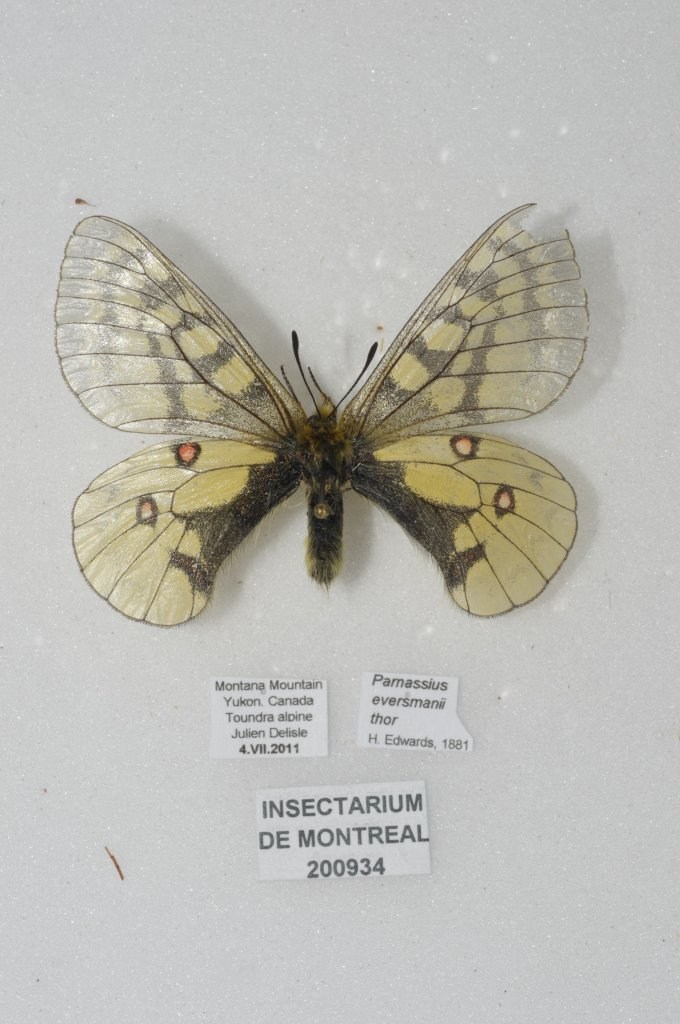
#> input picture image recognition/cv2/images/1.jpg, 680 x 1024 px
$ python frame-basic.py
#> lines starting #> are read from the running program, lines starting #| are printed output that depends on the picture; after the words box and inside, x2 and y2 are one past the last pixel; in counts of white or black regions, pixels touching at a corner belong together
import cv2 as cv
image = cv.imread('images/1.jpg')
#> image is the input picture: shape (1024, 680, 3); mean B, G, R 179.2, 185.5, 186.4
cv.imshow('Photo', image)

#grayscale
gray = cv.cvtColor(image, cv.COLOR_BGR2GRAY)
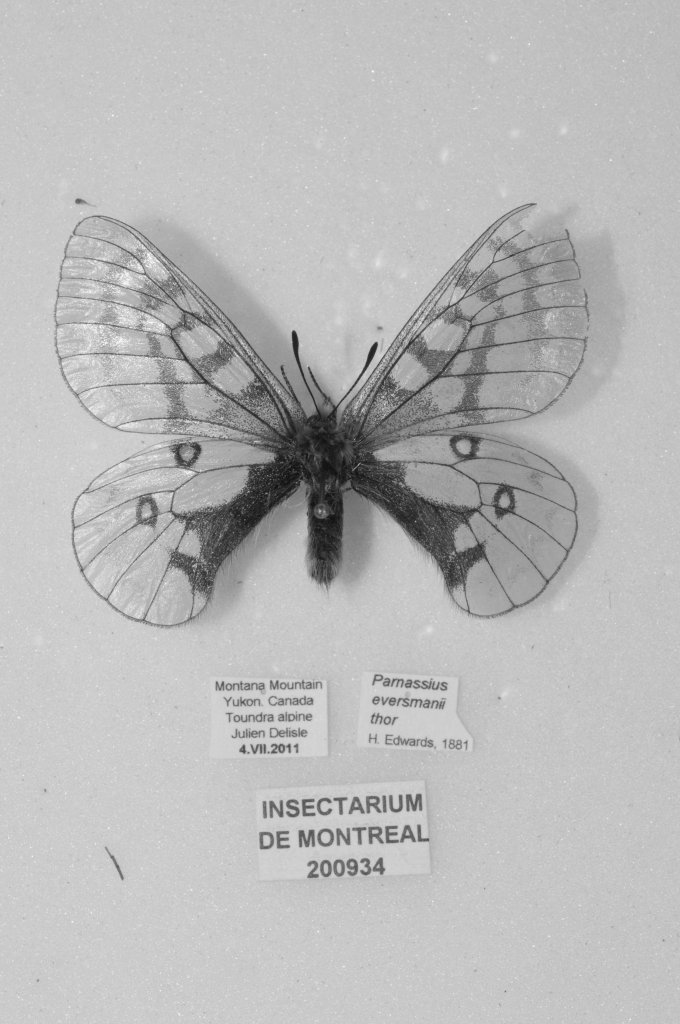
#> gray: shape (1024, 680); min 12, max 254, mean 185
cv.imshow('Grayscale Photo', gray)

#blur
blur = cv.GaussianBlur(image, (3, 3), cv.BORDER_DEFAULT)
cv.imshow('Blurred Photo', blur)

# edge casade w/o blur
canny = cv.Canny(image, 125, 175)
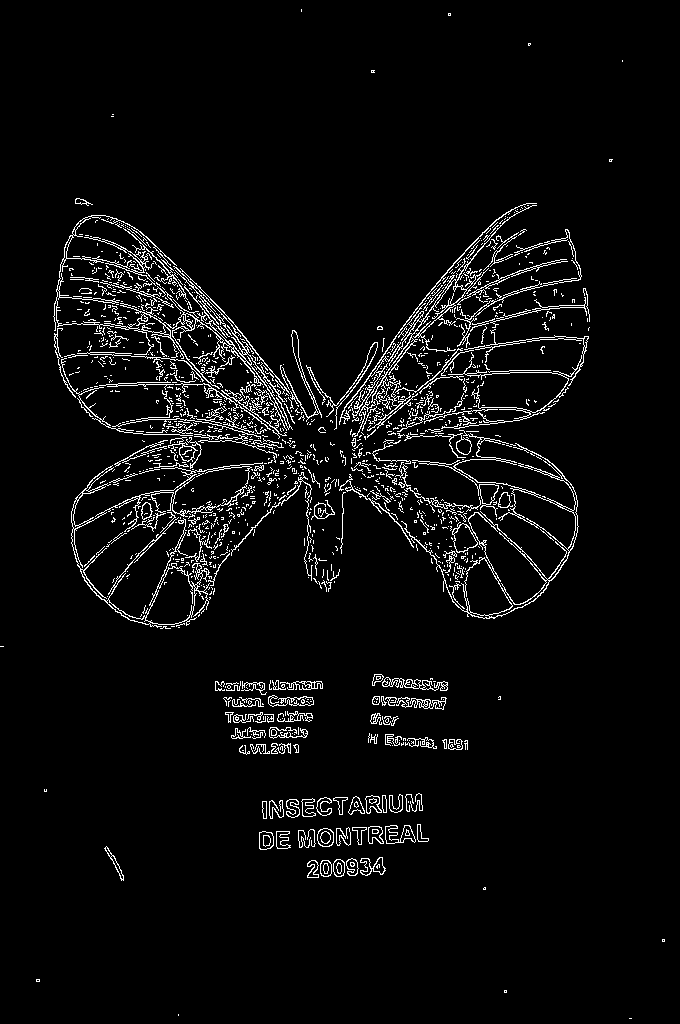
#> canny: shape (1024, 680); 4.4% white in thin lines or dots
cv.imshow('Canny Edges w/o Blur', canny)

# edge casade w/ blur
canny = cv.Canny(blur, 125, 175)
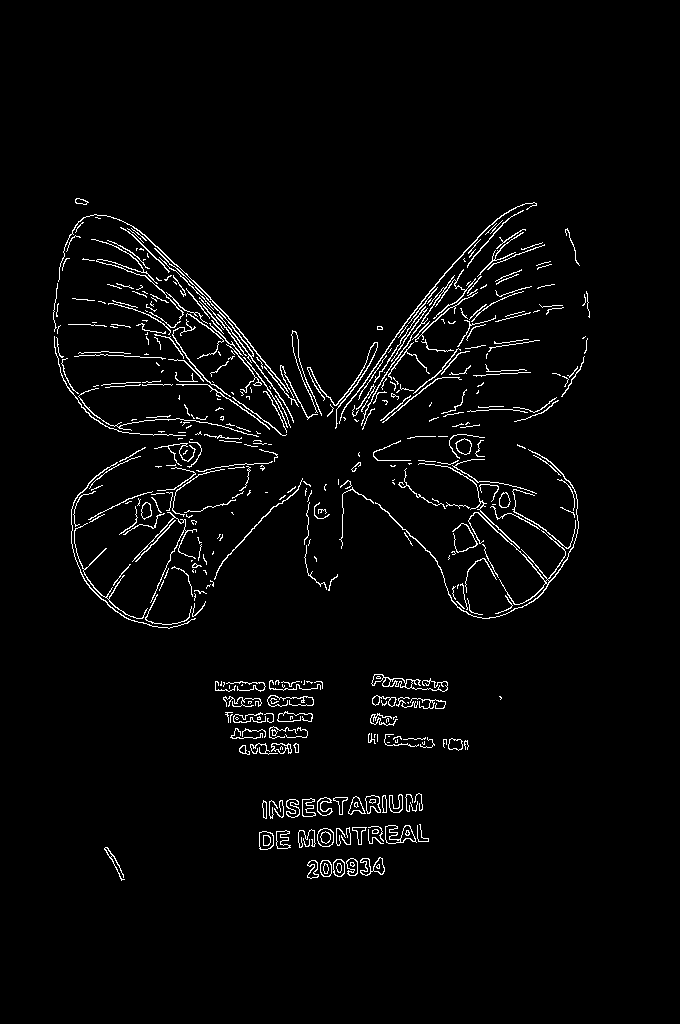
#> canny: shape (1024, 680); 2.8% white in thin lines or dots, all inside (x1, y1, x2, y2) = (53, 198, 590, 881)
cv.imshow('Canny Edges  w/ Blur', canny)

#dilate
dilated = cv.dilate(canny, (3, 3), iterations=3)
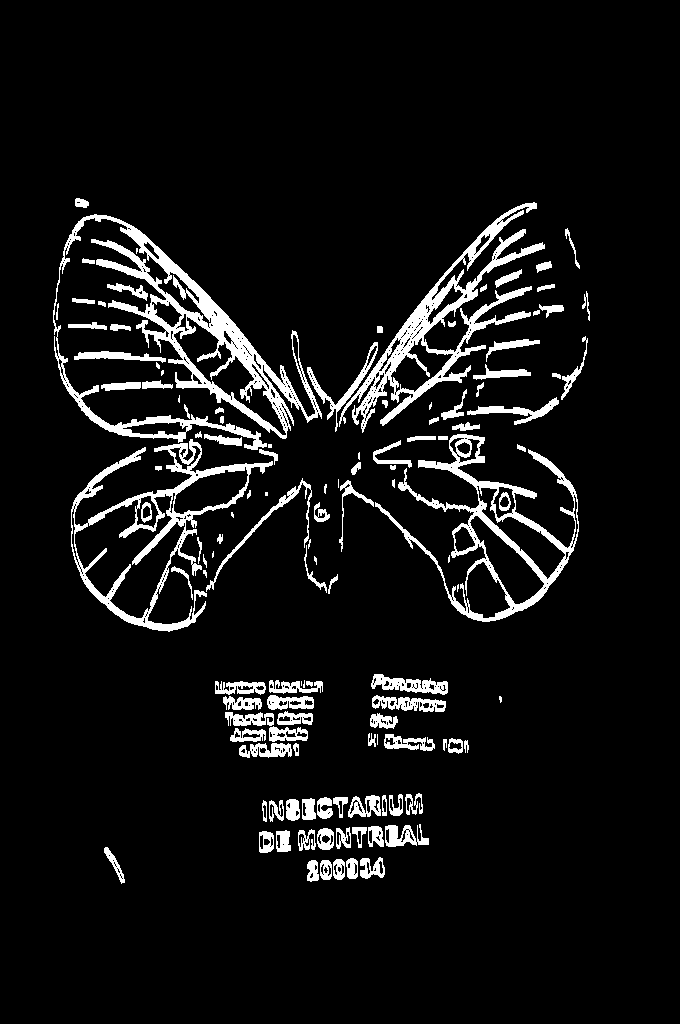
#> dilated: shape (1024, 680); 7.4% white; 126 white regions (19 under 20 px), largest, box (x1, y1, x2, y2) and area: (53, 214, 322, 450) 11437, (339, 202, 545, 433) 7519, (375, 434, 579, 622) 6064
cv.imshow('Dilated Canny Edges w/ Blur', dilated)


#eroding
eroded = cv.erode(dilated, (3, 3), iterations=3)
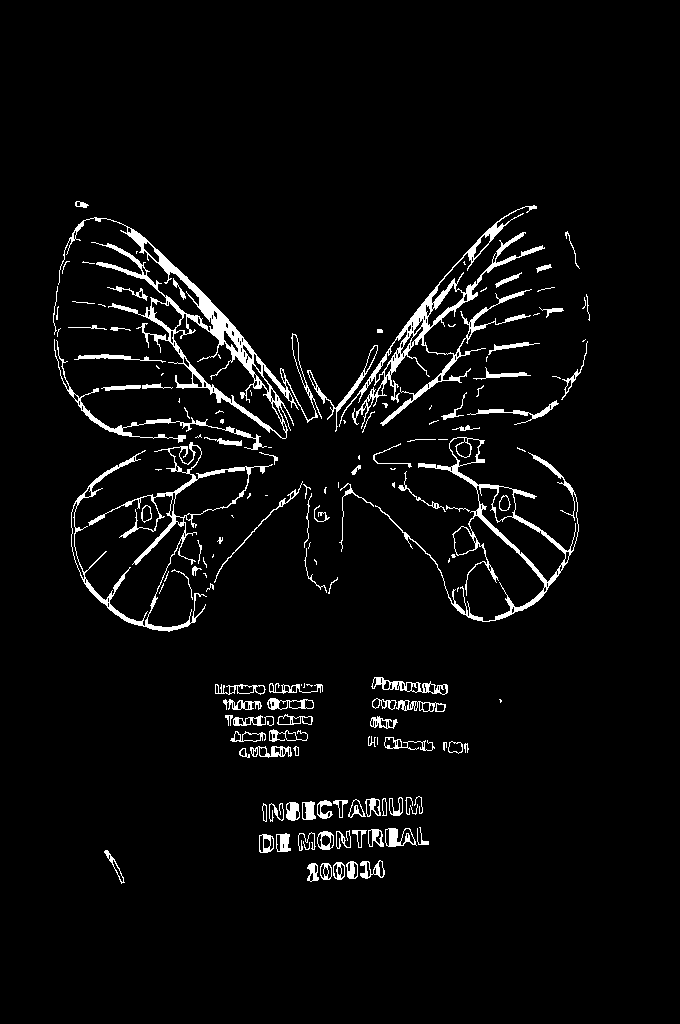
#> eroded: shape (1024, 680); 4.1% white; 156 white regions (54 under 20 px), largest, box (x1, y1, x2, y2) and area: (58, 217, 322, 439) 5647, (339, 205, 545, 429) 4419, (71, 442, 273, 632) 3214
cv.imshow('Eroded Dilated Canny Edges w/ Blur', eroded)

#resize
resized = cv.resize(image, (500,500), interpolation=cv.INTER_CUBIC)
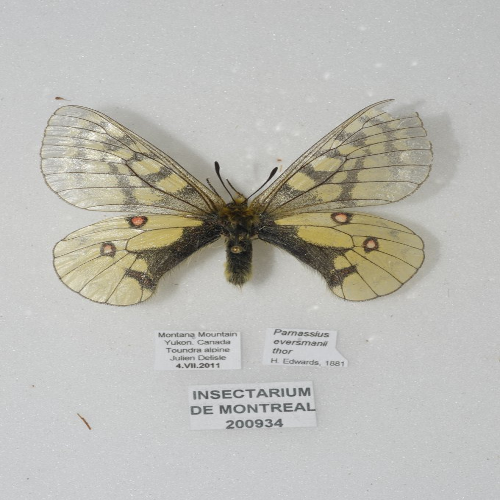
#> resized: shape (500, 500, 3); mean B, G, R 179.2, 185.5, 186.4
cv.imshow('Resize', resized)

#cropped
cropped=image[200:400, 200:400]
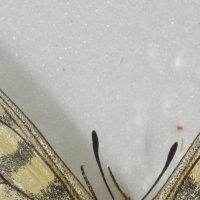
#> cropped: shape (200, 200, 3); mean B, G, R 169.5, 178, 180
cv.imshow('Cropped', cropped)

cv.waitKey(0)

$ run again, with image recognition/cv2/images/2.jpg copied over image recognition/cv2/images/1.jpg
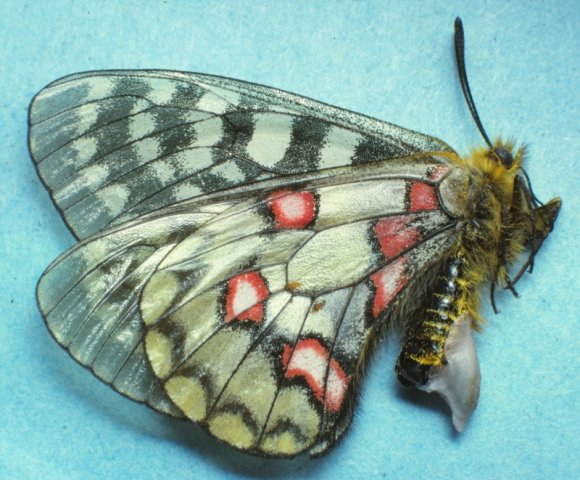
#> input picture image recognition/cv2/images/2.jpg, 580 x 480 px
#> image is the input picture: shape (480, 580, 3); mean B, G, R 161.4, 169.5, 133.5
#> `canny = cv.Canny(image, 125, 175)`:
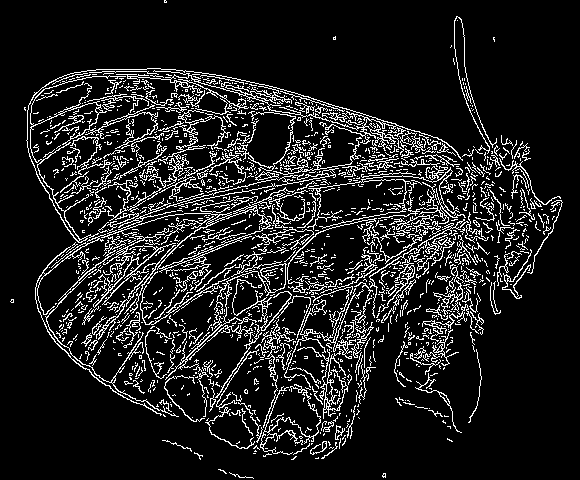
#> canny: shape (480, 580); 12.2% white in thin lines or dots
#> dilated: shape (480, 580); 20.2% white; 71 white regions (18 under 20 px), largest, box (x1, y1, x2, y2) and area: (27, 68, 485, 458) 48342, (453, 17, 562, 318) 2819, (145, 330, 214, 425) 910
#> eroded: shape (480, 580); 11.2% white; 140 white regions (84 under 20 px), largest, box (x1, y1, x2, y2) and area: (27, 71, 466, 445) 24364, (409, 244, 471, 373) 1428, (498, 139, 562, 299) 713
#> `cropped=image[200:400, 200:400]`:
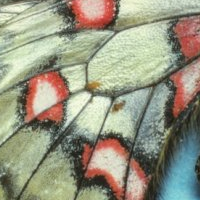
#> cropped: shape (200, 200, 3); mean B, G, R 130.8, 150.9, 151.3
